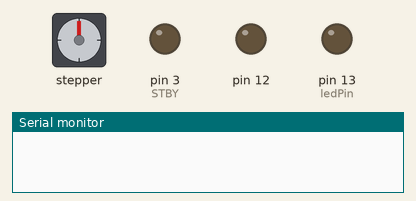
Simulated run of this sketch. Board: Arduino Uno, built with avr-gcc and run on an emulated ATmega328P. On the bench: stepper motor, output pins drawn as LEDs (lit = HIGH), the last lines printed to the serial monitor. Stepper angles assume 200 steps per turn.

Above: at 1.1 s.
At 1.45 s:
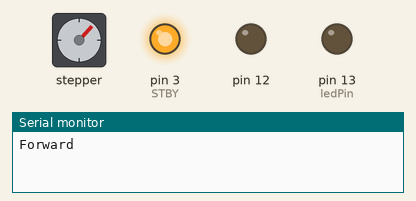
At 6.17 s:
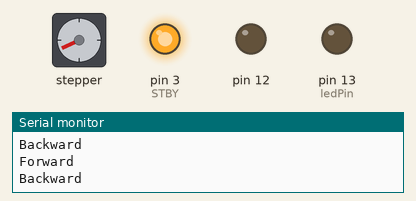
At 11.0 s:
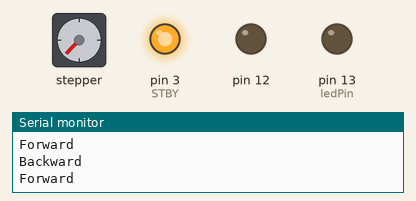
At 19.75 s:
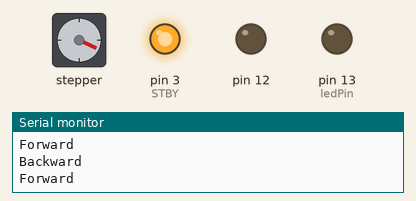
At 36.9 s:
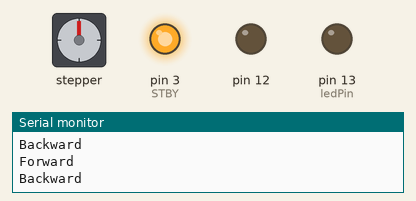
Timing chart, 0 to 40.0 s (numbered marks = the images above):
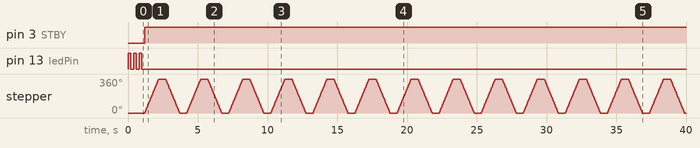

The sketch:

stepper_speedControl.ino
```cpp
 /*
 Modified version of the original library Stepper and implementing PWM library To set a 100 khz frecuency
 to control the TB6612FNG and a stepper Motor 17HS5425
 */


#include <Stepper.h>
#include <PWM.h>


#define motorSteps 200     // change this depending on the number of steps
                           // per revolution of your motor 360/1.8 Degrees
#define motorPin1 8 // AIN1
#define motorPin2 9 // AIN2
#define motorPin3 10 // BIN1
#define motorPin4 11 // BIN2
#define ledPin 13
#define STBY 3 // SBTY
int PWMA = 12;                // the pin that the PWMA and PWMB Is conected
int Cycle = 120;         //
int32_t frequency = 100000;

// initialize of the Stepper library:
Stepper myStepper(motorSteps, motorPin1,motorPin2, motorPin3, motorPin4);

void setup() {
  InitTimersSafe();
  // set the motor speed at 60 RPMS:
  myStepper.setSpeed(60);
  bool success = SetPinFrequencySafe(PWMA, frequency);
  // Initialize the Serial port:
  Serial.begin(9600);
  // set up the LED pin:
  pinMode(ledPin, OUTPUT);
  pinMode(STBY, OUTPUT);
  digitalWrite(STBY, LOW);
  // blink the LED:
  blink(3);
}

void loop() {
  // Step forward 100 steps:
  pwmWrite(PWMA, Cycle);
  digitalWrite(STBY, HIGH);
  Serial.println("Forward");
  myStepper.step(200);
  delay(500);
  // Step backward 100 steps:
  Serial.println("Backward");
  myStepper.step(-200);
  delay(500);

}
// Blink the reset LED:
void blink(int howManyTimes) {
  int i;
  for (i=0; i< howManyTimes; i++) {
    digitalWrite(ledPin, HIGH);
    delay(200);
    digitalWrite(ledPin, LOW);
    delay(200);
  }
}
```

Measured:
- by itself, pin 3 (STBY): LOW → HIGH at 1.2 s
- by itself, stepper: turns 360° clockwise in 0.99 s, then 360° counter-clockwise in 0.99 s, repeating every 3.0 s
